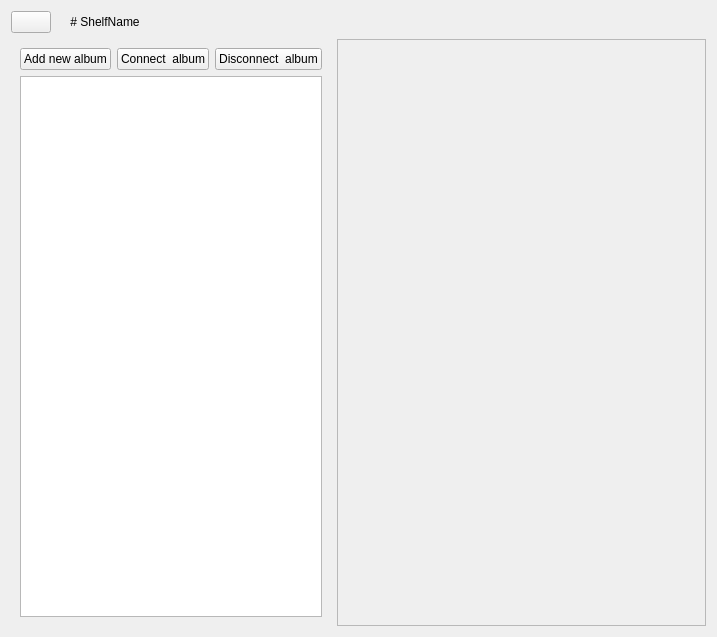
<?xml version="1.0" encoding="UTF-8"?>
<ui version="4.0">
 <class>ShelfPage</class>
 <widget class="QWidget" name="ShelfPage">
  <property name="geometry">
   <rect>
    <x>0</x>
    <y>0</y>
    <width>717</width>
    <height>637</height>
   </rect>
  </property>
  <property name="windowTitle">
   <string>Form</string>
  </property>
  <layout class="QVBoxLayout" name="vLayout_2">
   <item>
    <layout class="QHBoxLayout" name="hLayout_3">
     <item>
      <widget class="QPushButton" name="back_btn">
       <property name="text">
        <string/>
       </property>
      </widget>
     </item>
     <item>
      <widget class="QLabel" name="img_lbl_1">
       <property name="text">
        <string/>
       </property>
       <property name="alignment">
        <set>Qt::AlignCenter</set>
       </property>
      </widget>
     </item>
     <item>
      <widget class="QLabel" name="shelf_name_lbl">
       <property name="text">
        <string># ShelfName</string>
       </property>
       <property name="textFormat">
        <enum>Qt::MarkdownText</enum>
       </property>
       <property name="alignment">
        <set>Qt::AlignCenter</set>
       </property>
      </widget>
     </item>
     <item>
      <spacer name="hSpacer_1">
       <property name="orientation">
        <enum>Qt::Horizontal</enum>
       </property>
       <property name="sizeHint" stdset="0">
        <size>
         <width>40</width>
         <height>20</height>
        </size>
       </property>
      </spacer>
     </item>
    </layout>
   </item>
   <item>
    <layout class="QHBoxLayout" name="hLayout_2">
     <item>
      <widget class="QFrame" name="albums_tools_frame">
       <property name="sizePolicy">
        <sizepolicy hsizetype="Preferred" vsizetype="Preferred">
         <horstretch>2</horstretch>
         <verstretch>0</verstretch>
        </sizepolicy>
       </property>
       <layout class="QVBoxLayout" name="vLayout_1">
        <item>
         <layout class="QHBoxLayout" name="hLayout_1">
          <item>
           <widget class="QPushButton" name="add_new_album_btn">
            <property name="text">
             <string>Add new album</string>
            </property>
           </widget>
          </item>
          <item>
           <widget class="QPushButton" name="connect_album_btn">
            <property name="text">
             <string>Connect  album</string>
            </property>
           </widget>
          </item>
          <item>
           <widget class="QPushButton" name="disconnect_album_btn">
            <property name="text">
             <string>Disconnect  album</string>
            </property>
           </widget>
          </item>
         </layout>
        </item>
        <item>
         <widget class="QListWidget" name="albums_list"/>
        </item>
       </layout>
      </widget>
     </item>
     <item>
      <widget class="QStackedWidget" name="albums_info_stack">
       <property name="sizePolicy">
        <sizepolicy hsizetype="Expanding" vsizetype="Expanding">
         <horstretch>3</horstretch>
         <verstretch>0</verstretch>
        </sizepolicy>
       </property>
       <property name="frameShape">
        <enum>QFrame::StyledPanel</enum>
       </property>
       <property name="frameShadow">
        <enum>QFrame::Raised</enum>
       </property>
       <widget class="QWidget" name="empty_page"/>
      </widget>
     </item>
    </layout>
   </item>
  </layout>
 </widget>
 <resources/>
 <connections/>
</ui>
